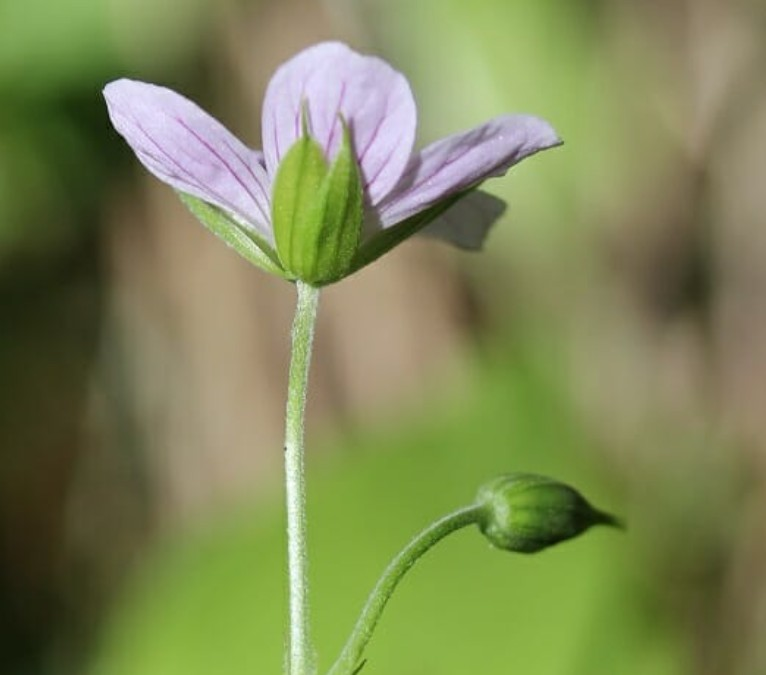
#> input picture flowerimage/flower.jpg, 766 x 675 px
$ python generate_sample.py
#> lines starting #> are read from the running program, lines starting #| are printed output that depends on the picture; long printed decimals are rounded
# [11 lines of commented-out code are left out]

from PIL import Image
import numpy as np
import os

# Get the current directory
current_dir = os.getcwd()

# Image file path (ensure the image file is in the current directory)
image_file = os.path.join(current_dir, "flower.jpg")

# Check if the image file exists
if not os.path.exists(image_file):
    print(f"Image file not found at {image_file}")
else:
    # Open and process the image
    image = Image.open(image_file).convert("RGB")
#> image is the input picture: PIL image 766x675 RGB; mean R, G, B 126.1, 134.2, 85.5
    image_resized = image.resize((128, 128))
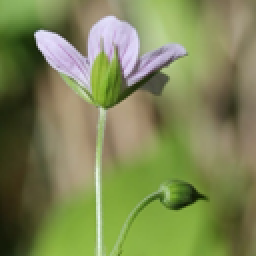
#> image_resized: PIL image 128x128 RGB (shown 2 times larger); mean R, G, B 126.1, 134.2, 85.5
    image_array = np.array(image_resized)

    # Extract features: mean of RGB channels and image size
    r_mean = image_array[:, :, 0].mean()
#> r_mean = 126.1
    g_mean = image_array[:, :, 1].mean()
#> g_mean = 134.2
    b_mean = image_array[:, :, 2].mean()
#> b_mean = 85.47
    size = image_array.size  # Total number of pixels (128 * 128 * 3)
#> size = 49152

    # Store the features in a list
    features = [r_mean, g_mean, b_mean, size]
#> features = [126.1, 134.2, 85.47, 49152]

    # Print the extracted features
    print("Extracted Features:")
    print(f"Red Channel Mean: {r_mean:.2f}")
#| Red Channel Mean: 126.15
    print(f"Green Channel Mean: {g_mean:.2f}")
#| Green Channel Mean: 134.25
    print(f"Blue Channel Mean: {b_mean:.2f}")
#| Blue Channel Mean: 85.47
    print(f"Image Size: {size}")
#| Image Size: 49152
    print(features)
#| [126.149, 134.246, 85.466, 49152]
